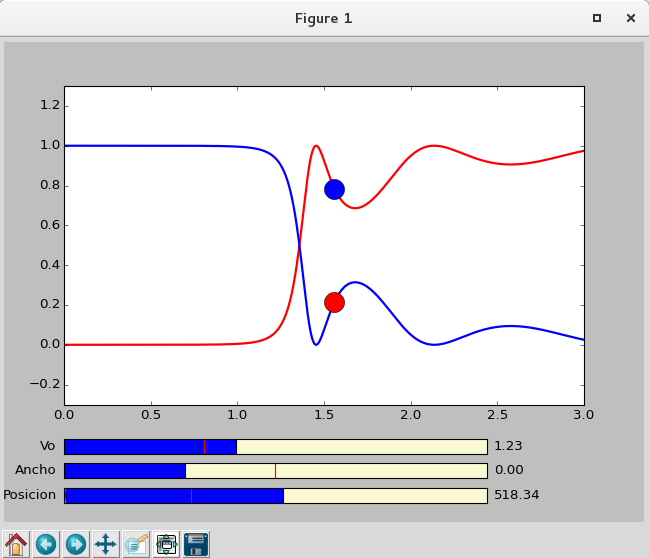

Generate this figure with Python:
import numpy as np
import matplotlib.pyplot as plt
#import matplotlib.animation as animation
import scipy.constants   as sc
from matplotlib.widgets import Slider, Button, RadioButtons
from matplotlib.figure import Figure

from matplotlib import colors
from Tkinter import *

from matplotlib.backends.backend_agg import FigureCanvasAgg as FigureCanvas
figure = Figure()
canvas = FigureCanvas(figure)

 
fig, ax = plt.subplots()
plt.subplots_adjust(left=0.1, bottom=0.25)
#Valor del potencial en eV:
Vo=1

#Ancho del potencial en metros:
a=1.5*10**-9 #Del orden de los nanometros

#Valores de energia de la particula en eV:
En=np.linspace(0.01,3,1000)


T=[]
R=[]

def den(Vo,a,E,z):
    k=np.sqrt(2*sc.m_e*abs(Vo-E)*sc.e)/sc.hbar
    x=(Vo**2)/(4.0*E)
    if   z==0:
        return x*(np.sinh(k*a)**2)/(Vo-E)
    elif z==1:
        return x*(np.sin(k*a)**2)/(E-Vo)
    else:
        return (sc.m_e*(a**2))*Vo*sc.e/(2*(sc.hbar)**2)

for E in En:
    if E<=Vo:
        x=1/(1+den(Vo,a,E,0))
    elif E>Vo:
        x=1/(1+den(Vo,a,E,1))
    else:
        x=1/(1+den(Vo,a,E,2))
    T.append(x)
    R.append(1-x)

a0 = 1
f0 = 1.5*10**-9
l, = plt.plot(En,T, lw=2, color='red')
ll, = plt.plot(En,R, lw=2, color='blue')
dot, = plt.plot(En[300],T[300],'bo', markersize=18)
dot2, = plt.plot(En[300],R[300],'ro', markersize=18)
#plt.text(1.5,1.1, 'Danny Fabian Mora 20112005201\nDiego Javier Mena 20092005053', style='italic',bbox={'facecolor':'red','alpha':0.5, 'pad':10})
plt.axis([0, 3, -0.3, 1.3])


axcolor = 'lightgoldenrodyellow'

axfreq = plt.axes([0.1, 0.1, 0.65, 0.03], axisbg=axcolor)
axamp = plt.axes([0.1, 0.15, 0.65, 0.03], axisbg=axcolor)
axpunto=plt.axes([0.1, 0.05, 0.65, 0.03], axisbg=axcolor)

aaa = Slider(axfreq, 'Ancho', 1*10**-9, 2*10**-9, valinit=f0)
samp = Slider(axamp, 'Vo', 0.01, 3.0, valinit=a0)
punto = Slider(axpunto, 'Posicion', 0, 1000, valinit=300)

def update(val):
	
	a = aaa.val
	Vo=samp.val
	p=punto.val
	T=[]
	R=[]
	for E in En:
		if E<=Vo:
			x=1/(1+den(Vo,a,E,0))
		elif E>Vo:
			x=1/(1+den(Vo,a,E,1))
		else:
			x=1/(1+den(Vo,a,E,2))
		T.append(x)
		R.append(1-x)

	l.set_ydata(T)
	ll.set_ydata(R)
	dot.set_data(En[int(p)],T[int(p)])
	dot2.set_data(En[int(p)],R[int(p)])
	fig.canvas.draw_idle()
aaa.on_changed(update)
samp.on_changed(update)
punto.on_changed(update)
plt.plot(En,T,color=plt.cm.gist_rainbow(50))
plt.plot(En,R,color=plt.cm.gist_rainbow(150))
plt.show()
